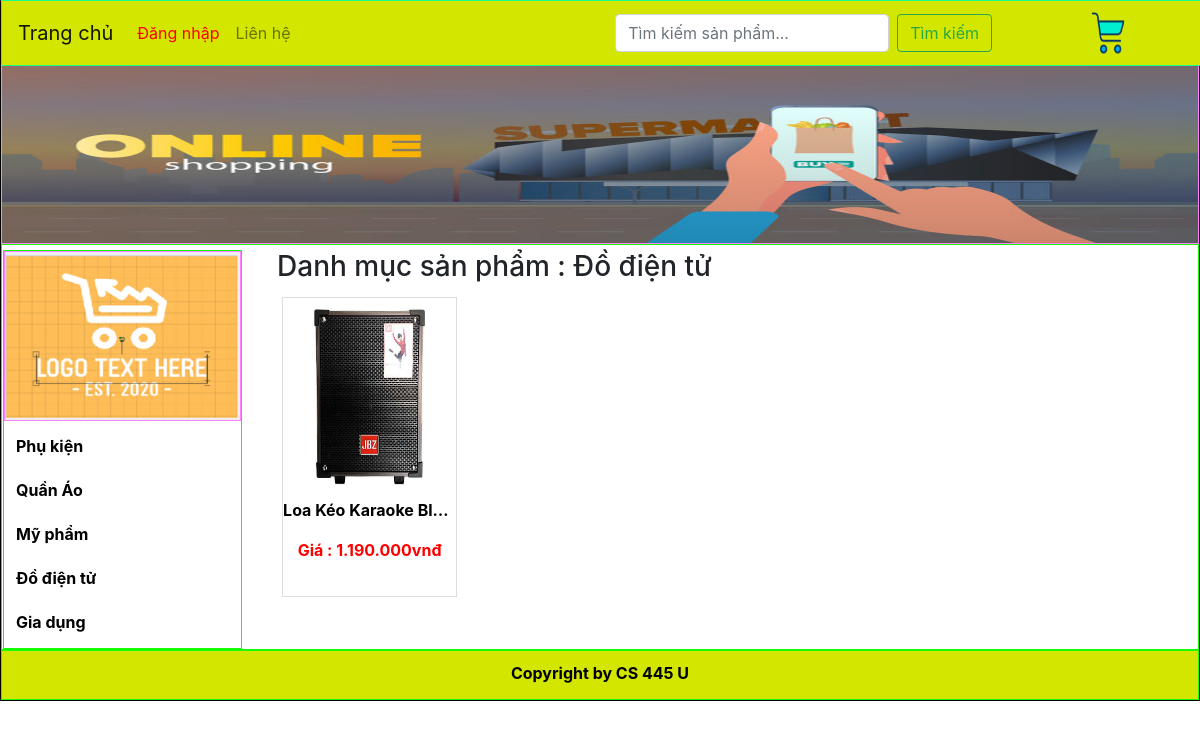
The app's page /index.php?quanly=danhmucsanpham&id=2 with its own data.
### tables this page shows
CREATE TABLE `danhmuc` (
  `id_danhmuc` int(11) NOT NULL,
  `tendanhmuc` varchar(100) NOT NULL,
  `thutu` int(11) NOT NULL
);

CREATE TABLE `sanpham` (
  `id_sanpham` int(11) NOT NULL,
  `tensanpham` varchar(250) NOT NULL,
  `masp` varchar(100) NOT NULL,
  `giasp` varchar(50) NOT NULL,
  `soluong` int(11) NOT NULL,
  `hinhanh` varchar(50) NOT NULL,
  `tomtat` text NOT NULL,
  `noidung` text NOT NULL,
  `tinhtrang` int(11) NOT NULL,
  `id_danhmuc` int(11) NOT NULL
);

### pages/main/danhmuc.php (the view, shortened to what this page needs)
<?php
	$sql_pro = "SELECT * FROM sanpham WHERE sanpham.id_danhmuc='$_GET[id]' ORDER BY id_sanpham DESC";
	$query_pro = mysqli_query($mysqli,$sql_pro);
	$sql_cate = "SELECT * FROM danhmuc WHERE danhmuc.id_danhmuc='$_GET[id]' LIMIT 1";
	$query_cate = mysqli_query($mysqli,$sql_cate);
	$row_title = mysqli_fetch_array($query_cate);
?>
<h3>Danh mục sản phẩm : <?php echo $row_title['tendanhmuc'] ?></h3>
				<ul class="product_list">
					<?php
					while($row_pro = mysqli_fetch_array($query_pro)){
					?>
					<li>
						<a href="index.php?quanly=sanpham&id=<?php echo $row_pro['id_sanpham'] ?>">
							<div class="img-hover-zoom">
								<img src="admincp/modules/quanlysp/uploads/<?php echo $row_pro['hinhanh'] ?>">
							</div>
							<p class="title_product"><?php echo $row_pro['tensanpham'] ?></p>
							<p class="price_product">Giá : <?php echo number_format($row_pro['giasp'],0,',','.').'vnđ' ?></p>
						</a>
					</li>
					<?php
					}
					?>
				</ul>

### pages/sidebar/sidebar.php
<div class="sidebar">
	<div class="logo"></div>
	<ul class="list_sidebar">
		<?php
			$sql_danhmuc = "SELECT * FROM danhmuc ORDER BY id_danhmuc DESC";
			$query_danhmuc = mysqli_query($mysqli,$sql_danhmuc);
			while($row = mysqli_fetch_array($query_danhmuc)){
		?>
		<li><a href="index.php?quanly=danhmucsanpham&id=<?php echo $row['id_danhmuc'] ?>"><?php echo $row['tendanhmuc'] ?></a></li>
		<?php
		}
		?>
	</ul>
</div>

### css/style.css (style rules this page uses)
.logo { background-image: url("../images/logo.png"); background-repeat: no-repeat; background-size: 100% 100%; border:1px solid #ff80ff; height: 170px; }
.sidebar { border:1px solid #15ff00; height: 100%; width: 20%; margin-top:5px; margin-left:1px; float: left; }
ul.list_sidebar { padding: 0; margin: 0; width: 100%; border: 1px solid #; list-style: none; line-height: 27px; }
ul.list_sidebar li a { text-decoration: none; text-align: left; color: black; display: block; font-weight: bold; }
ul.list_sidebar li { margin: 7px; padding: 5px; }
ul.product_list { padding: 0; margin: 0; list-style: none; width: 100%; }
ul.product_list li img { height: 190px; }
ul.product_list li { width: 19%; border: 1px solid #ddd; margin: 5px; float: left; height: 300px; }
ul.product_list li a { text-decoration: none; }
ul.product_list li img { width: 100%; }
p.price_product { text-align: center; color: red; font-size: 16px; font-weight: bold; }
p.title_product { text-align: center; color: #000; font-size: 16px; font-weight: bold; white-space: nowrap; overflow: hidden; text-overflow: ellipsis; }

### pages/main/danhmuc.php (style rules this page uses)
.img-hover-zoom { height: 200px; overflow: hidden; }
.img-hover-zoom img { transition: transform .5s, filter 1.5s ease-in-out; }

### records on screen
danhmuc: tendanhmuc "Phụ kiện"
danhmuc: tendanhmuc "Quần Áo"
danhmuc: tendanhmuc "Mỹ phẩm"
danhmuc: tendanhmuc "Đồ điện tử"
danhmuc: tendanhmuc "Gia dụng"
sanpham: hinhanh (picture), tensanpham "Loa Kéo Karaoke Bl…", giasp "1.190.000"
